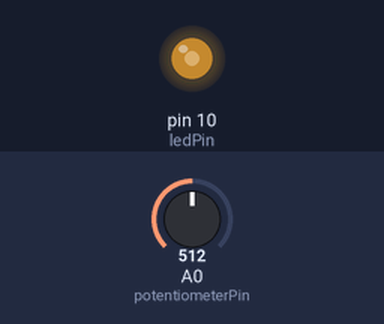
This sketch was run on a simulated Arduino Uno, built with avr-gcc and run on an emulated ATmega328P. Shown: output pins drawn as LEDs (lit = HIGH). Inputs (shaded band) come from the test bench; at power-on: A0 (potentiometerPin) = 512.

Above: at 1.2 s.
1.3 s: A0 (potentiometerPin) set to 716
At 2.5 s:
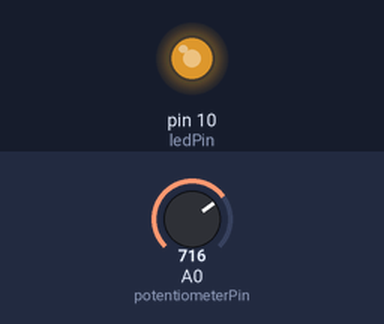
2.8 s: A0 (potentiometerPin) set to 900
At 3.8 s:
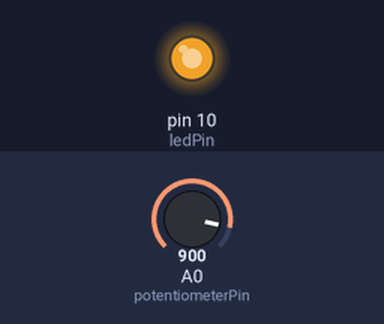
4.3 s: A0 (potentiometerPin) set to 122
At 4.9 s:
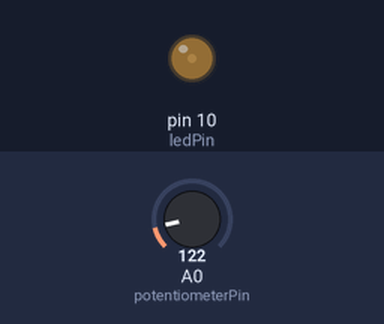
5.8 s: A0 (potentiometerPin) set to 0
At 7.0 s:
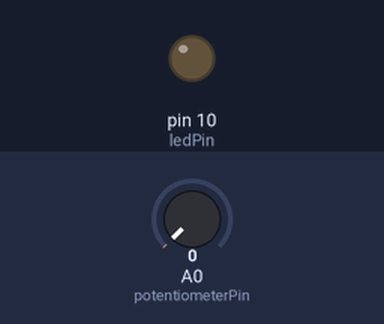
7.3 s: A0 (potentiometerPin) set to 511
At 8.4 s:
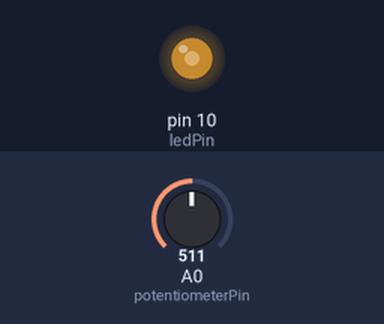
Timing chart, 0 to 9.8 s (numbered marks = the images above; inputs shaded):
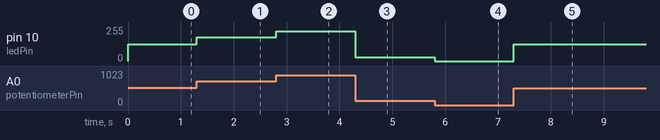

Measured:
- after the input at 1.3 s, pin 10 (ledPin): 127/255 → 178/255 at once
- after the input at 2.8 s, pin 10 (ledPin): 178/255 → 224/255 at once
- after the input at 4.3 s, pin 10 (ledPin): 224/255 → 30/255 at once
- after the input at 5.8 s, pin 10 (ledPin): 30/255 → 0/255 at once
- after the input at 7.3 s, pin 10 (ledPin): 0/255 → 127/255 at once

The sketch:

main.ino
```cpp
#include <Arduino.h>

#include "Potentiometer.hpp"
#include "Led.hpp"

const int potentiometerPin = A0;
const int ledPin = 10;

Potentiometer knob(potentiometerPin);
Led redLed(ledPin, ANALOG);

void setup() {
    // Serial.begin(9600);
}

void loop() {
    redLed.setBrightness(knob.getReadingLed());
    // delay(10);
}
```

Led.cpp
```cpp
#include "Led.hpp"

Led::Led(uint8_t pin, int mode) {
    this->pin = pin;
    this->state = LOW;
    this->mode = mode;
    this->level = 0;

    pinMode(pin, OUTPUT);
    writeState();
}

Led::Led(uint8_t pin) : Led(pin, DIGITAL){}; // Default mode is digital

void Led::toggleState() {
    state = !state;
    writeState();
}

void Led::writeState() {
    if (mode == DIGITAL)
        digitalWrite(pin, state);
    else
        analogWrite(pin, level);
}

void Led::setBrightness(short newLevel) {
    this->level = newLevel;
    writeState();
}
```

Led.hpp
```cpp
#ifndef LED_CLASS
#define LED_CLASS

#define DIGITAL 0
#define ANALOG 1

#include <Arduino.h>

class Led {
    private:
        uint8_t pin;
        uint8_t state;
        short level;
        int mode; // 0 = Digital, 1 = Analog s
        void writeState();

    public:
        Led(uint8_t pin);
        Led(uint8_t pin, int mode);
        void toggleState();
        void setBrightness(short newLevel);
};

#endif
```

Potentiometer.cpp
```cpp
#include "Potentiometer.hpp"

Potentiometer::Potentiometer(int pin) {
    this -> pin = pin;
}

int Potentiometer::getReading() {
    int reading = analogRead(pin);
    return reading;
}

int Potentiometer::getReadingLed() {
    int reading = getReading();
    return map(reading, 0, 1023, 0, 255);
}
```

Potentiometer.hpp
```cpp
#ifndef POTENTIOMETER_CLASS
#define POTENTIOMETER_CLASS

#include <Arduino.h>

class Potentiometer {
    private:
        int pin;
    public:
        Potentiometer(int pin);
        int getReading();
        int getReadingLed(); // Maps value to 0 - 255
};

#endif
```
